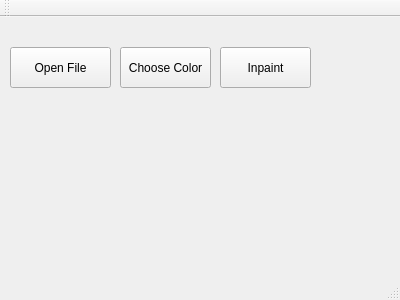
<?xml version="1.0" encoding="UTF-8"?>
<ui version="4.0">
 <class>MainWindow</class>
 <widget class="QMainWindow" name="MainWindow">
  <property name="geometry">
   <rect>
    <x>0</x>
    <y>0</y>
    <width>400</width>
    <height>300</height>
   </rect>
  </property>
  <property name="windowTitle">
   <string>MainWindow</string>
  </property>
  <widget class="QWidget" name="centralWidget">
   <widget class="QPushButton" name="openFile_pushButton">
    <property name="geometry">
     <rect>
      <x>10</x>
      <y>30</y>
      <width>101</width>
      <height>41</height>
     </rect>
    </property>
    <property name="text">
     <string>Open File</string>
    </property>
   </widget>
   <widget class="QPushButton" name="choosColor_epushButton">
    <property name="geometry">
     <rect>
      <x>120</x>
      <y>30</y>
      <width>91</width>
      <height>41</height>
     </rect>
    </property>
    <property name="text">
     <string>Choose Color</string>
    </property>
   </widget>
   <widget class="QPushButton" name="inpaint_pushButton">
    <property name="geometry">
     <rect>
      <x>220</x>
      <y>30</y>
      <width>91</width>
      <height>41</height>
     </rect>
    </property>
    <property name="text">
     <string>Inpaint</string>
    </property>
   </widget>
  </widget>
  <widget class="QMenuBar" name="menuBar">
   <property name="geometry">
    <rect>
     <x>0</x>
     <y>0</y>
     <width>400</width>
     <height>21</height>
    </rect>
   </property>
  </widget>
  <widget class="QToolBar" name="mainToolBar">
   <attribute name="toolBarArea">
    <enum>TopToolBarArea</enum>
   </attribute>
   <attribute name="toolBarBreak">
    <bool>false</bool>
   </attribute>
  </widget>
  <widget class="QStatusBar" name="statusBar"/>
 </widget>
 <layoutdefault spacing="6" margin="11"/>
 <resources/>
 <connections/>
</ui>
